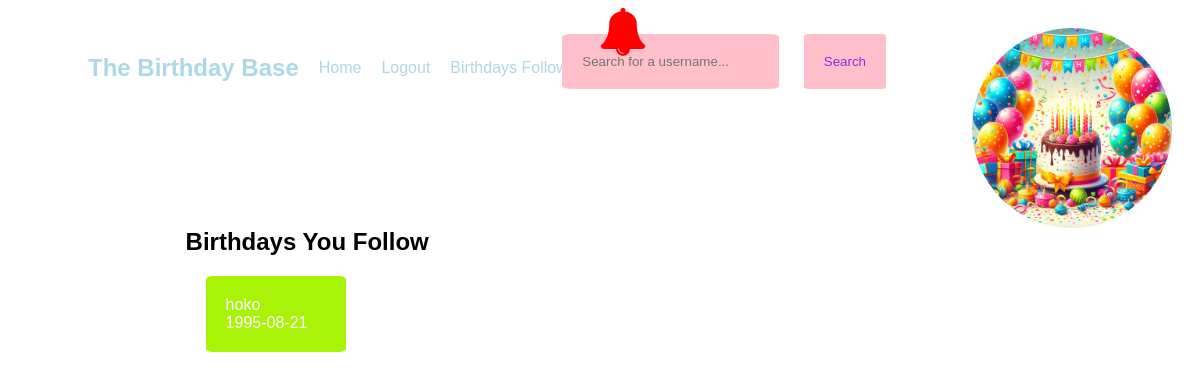
The page /bdaysfollowing (signed in) on the database as committed earlier.
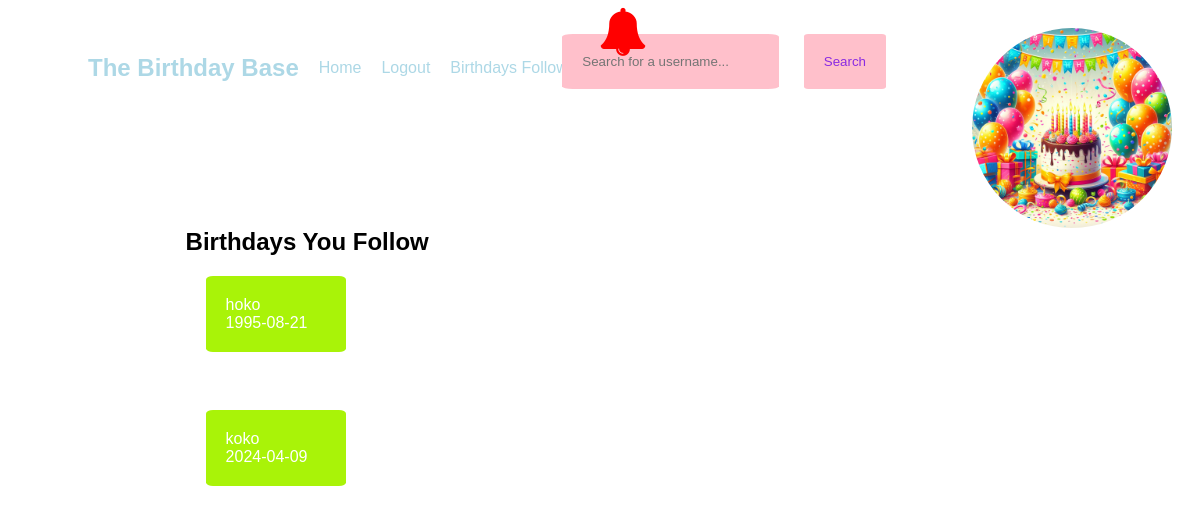
The same page on the database as committed later.
### app.py (models this page shows, shortened)
class Follow(db.Model):
    follower_id = db.Column(db.Integer, db.ForeignKey("user.id"), primary_key=True)
    followed_id = db.Column(db.Integer, db.ForeignKey("user.id"), primary_key=True)
    timestamp = db.Column(db.DateTime, default=datetime.now())

class User(db.Model, UserMixin):
    id = db.Column(db.Integer, primary_key=True)
    username = db.Column(db.String(20), nullable=False, unique=True)
    password = db.Column(db.String(80), nullable=False)
    first_name = db.Column(db.String(20), nullable=False)
    last_name = db.Column(db.String(80), nullable=True)
    birthday = db.Column(db.Date, nullable=False)
    profile_pic = db.Column(db.String(), default="default.jpg")
    followed = db.relationship(
        "Follow",
        foreign_keys=[Follow.follower_id],
        backref=db.backref("follower", lazy="joined"),
        lazy="dynamic",
        cascade="all, delete-orphan",
    )
    followers = db.relationship(
        "Follow",
        foreign_keys=[Follow.followed_id],
        backref=db.backref("followed", lazy="joined"),
        lazy="dynamic",
        cascade="all, delete-orphan",
    )
    postsender = db.relationship(
        "Post",
        backref=backref("postsender", uselist=False),
        foreign_keys=[Post.sender],
        lazy=True,
    )

### app.py (the view)
@app.route('/bdaysfollowing')
def bdaysfollowing():
    user_id = flask_login.current_user.id
    bday = Follow.query.filter_by(follower_id=user_id)
    return render_template("birthdaysfollowing.html", bday=bday)

### app.py (called while the page is built)
@login_manager.user_loader
def load_user(user_id):
    return User.query.get(int(user_id))

@app.context_processor
def base():
    def notifbday():
        user_id = flask_login.current_user.id
        current_date = datetime.now()
        one_month_earlier = current_date + relativedelta(months=1)
        birthdays_in_last_month = User.query.join(
            Follow, Follow.follower_id == user_id
        ).filter(
            User.birthday >= current_date,
            User.birthday <= one_month_earlier
        ).all()
        return birthdays_in_last_month
    return dict(notif=notifbday)

### templates/birthdaysfollowing.html
{% extends 'base.html' %} {% block content %}
<section>
  <h1>Birthdays You Follow</h1>
  {% for b in bday %}
  <div class="bdayfollowing">
<a href="{{ url_for('profile', username=b.followed.username) }}">
    {{ b.followed.username }}<br> {{ b.followed.birthday }}
  </a>
  </div>
  <br>
  {% endfor %}
</section>
{% endblock %}

### templates/base.html (shortened to what this page needs)
<!DOCTYPE html>
<html lang="en">
  <head>
    <link
      rel="stylesheet"
      href="https://cdnjs.cloudflare.com/ajax/libs/font-awesome/4.7.0/css/font-awesome.min.css"
    />
    <link
      rel="stylesheet"
      href="{{ url_for('static', filename='css/all.css') }}"
    />
  </head>
  <body>
    <nav>
      <ul>
        <li>
          <a href="/"><h1>The Birthday Base</h1></a>
        </li>
        <li><a href="{{ url_for('home')}}">Home</a></li>
        {% if current_user.is_authenticated %}
        <li><a href="{{url_for('logout')}}">Logout</a></li>
        {% else %}
        <li><a href="{{ url_for('login') }}">Login</a></li>
        <li><a href="{{ url_for('register') }}">Register</a></li>
        {% endif %}
        <li>
          <a href="{{ url_for('bdaysfollowing') }}">Birthdays Following</a>
        </li>
        <form action="{{ url_for('search') }}" method="get">
          <input
            type="text"
            name="username"
            placeholder="Search for a username..."
          />
          <input type="submit" value="Search" />
        </form>
      </ul>
      <img
        class="logo"
        src="{{ url_for('static', filename='images/bday.jpg') }}"
      />
      <div class="popup" id="myPopup" onclick="showPopup()">
        <i
          id="notif"
          class="fa fa-bell"
          style="font-size: 48px; color: red"
        ></i>
      </div>
    </nav>
    {% block content %} {% endblock %}
  </body>
</html>

### static/css/all.css (style rules this page uses)
html { font-family: Impact, Haettenschweiler, 'Arial Narrow Bold', sans-serif; margin: 0; }
ul { list-style-type: none; display: inline-flex; }
ul li { margin: auto; }
nav a { display: inline-flex; padding: 10px; }
.logo { border-radius: 50%; width: 200px; height: 200px; object-fit: cover; position: absolute; right: 0px; margin: 20px; }
a:link { text-decoration: none; color: lightblue; }
nav { display: inline-flex; position: relative; width: 100%; }
nav h1 { padding-left: 30px; }
section { margin-left: 15%; margin-top: 100px; margin-bottom: 100px; }
input { background-color: pink; color: blueviolet; font-weight: 100; padding: 20px; border: 0; border-radius: 5%; }
nav form { position: absolute; right: 25%; }
nav form input { margin: 10px; }
.bdayfollowing { padding: 20px; margin: 20px; border-radius: 5%; background-color: #A9F308; color: white; width: 10%; }
.bdayfollowing a { color: white; }
.popup { position: relative; display: inline-block; cursor: pointer; }

Rows that differ between the two databases and show on the page:
added Follow: followed.username "koko", followed.birthday "2024-04-09"
